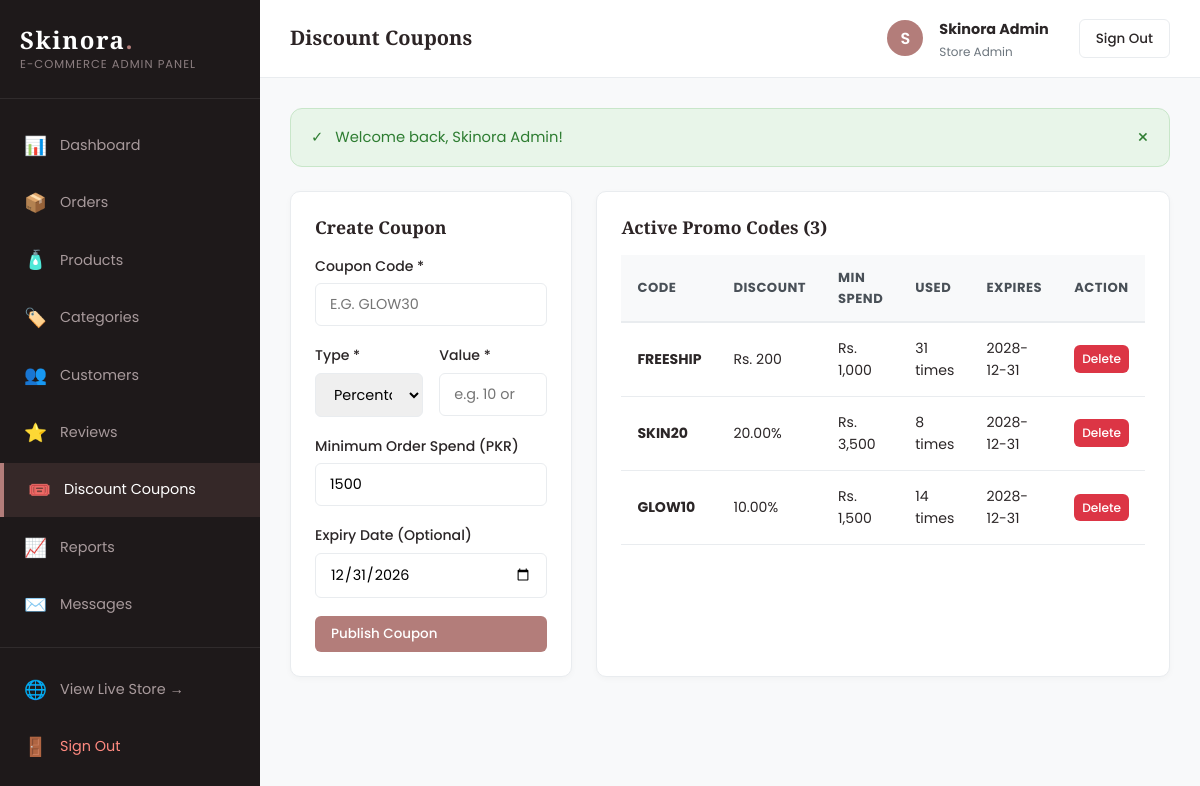
Page /admin/coupons.php (signed in) on the committed database.
### tables this page shows
CREATE TABLE `coupons` (
  `id` INT UNSIGNED AUTO_INCREMENT PRIMARY KEY,
  `code` VARCHAR(50) NOT NULL UNIQUE,
  `discount_type` ENUM('percent', 'fixed') NOT NULL DEFAULT 'percent',
  `discount_value` DECIMAL(10,2) NOT NULL,
  `min_spend` DECIMAL(10,2) NOT NULL DEFAULT 0.00,
  `max_discount` DECIMAL(10,2) NULL,
  `expiry_date` DATE NULL,
  `usage_limit` INT NULL,
  `usage_count` INT NOT NULL DEFAULT 0,
  `status` ENUM('active', 'inactive') NOT NULL DEFAULT 'active',
  `created_at` TIMESTAMP DEFAULT CURRENT_TIMESTAMP,
  INDEX `idx_coupon_code` (`code`)
);

### includes/csrf.php (called while the page is built, shortened)
<?php
function generateCsrfToken(): string {
    return $_SESSION['csrf_token'];
}

### admin/coupons.php (the view, shortened to what this page needs)
<?php
$db = getDBConnection();
$coupons = $db->query("SELECT * FROM coupons ORDER BY id DESC")->fetchAll();
require_once __DIR__ . '/includes/header.php';
?>
<div style="display: grid; grid-template-columns: 1fr 1.8fr; gap: 24px;">
    <div class="admin-card">
        <h3 class="admin-card-title" style="margin-bottom: 16px;">Create Coupon</h3>
        <form action="<?= BASE_URL ?>admin/coupons.php" method="POST">
            <div class="admin-form-group">
                <label class="admin-label">Coupon Code *</label>
                <input type="text" name="code" class="admin-input" placeholder="e.g. GLOW30" style="text-transform: uppercase;" required>
            </div>
            <div class="form-row">
                <div class="admin-form-group">
                    <label class="admin-label">Type *</label>
                    <select name="discount_type" class="admin-select">
                        <option value="percent">Percentage (%)</option>
                    </select>
                </div>
                <div class="admin-form-group">
                    <label class="admin-label">Value *</label>
                    <input type="number" step="0.01" name="discount_value" class="admin-input" placeholder="e.g. 10 or 300" required>
                </div>
            </div>
            <div class="admin-form-group">
                <label class="admin-label">Minimum Order Spend (PKR)</label>
                <input type="number" step="0.01" name="min_spend" class="admin-input" value="1500">
            </div>
            <div class="admin-form-group">
                <label class="admin-label">Expiry Date (Optional)</label>
                <input type="date" name="expiry_date" class="admin-input" value="<?= date('Y-12-31') ?>">
            </div>
            <button type="submit" class="btn-admin btn-admin-primary btn-block">Publish Coupon</button>
        </form>
    </div>
    <div class="admin-card">
        <h3 class="admin-card-title" style="margin-bottom: 16px;">Active Promo Codes (<?= count($coupons) ?>)</h3>
        <table class="admin-table">
            <thead>
                <tr>
                    <th>Code</th>
                    <th>Discount</th>
                    <th>Min Spend</th>
                    <th>Used</th>
                    <th>Expires</th>
                    <th>Action</th>
                </tr>
            </thead>
            <tbody>
                <?php foreach ($coupons as $c): ?>
                    <tr>
                        <td><strong><?= e($c['code']) ?></strong></td>
                        <td>
                            <?= $c['discount_type'] === 'percent' ? $c['discount_value'] . '%' : formatPrice($c['discount_value']) ?>
                        </td>
                        <td><?= formatPrice($c['min_spend']) ?></td>
                        <td><?= $c['usage_count'] ?> times</td>
                        <td><?= $c['expiry_date'] ?? 'Never' ?></td>
                        <td>
                            <a href="<?= BASE_URL ?>admin/coupons.php?delete=<?= $c['id'] ?>&csrf_token=<?= generateCsrfToken() ?>" class="btn-admin btn-admin-danger" style="padding: 4px 8px; font-size: 0.76rem;" onclick="return confirm('Delete coupon?');">Delete</a>
                        </td>
                    </tr>
                <?php endforeach; ?>
            </tbody>
        </table>
    </div>
</div>
<?php require_once __DIR__ . '/includes/footer.php'; ?>

### assets/css/style.css (style rules this page uses)
:root { --primary: #b37d7a; --primary-light: #e8b4b8; --primary-dark: #8c5b59; --rose-gold: #c59b97; --blush: #fceee9; --soft-beige: #f7f3ee; --cream: #fffdfa; --white: #ffffff; --dark-charcoal: #2c2425; --text-muted: #726264; --border-color: #ede4e0; --border-light: #f3ece8; --success: #2e7d32; --success-bg: #e8f5e9; --error: #d32f2f; --error-bg: #ffebee; --warning: #ed6c02; --warning-bg: #fff3e0; --info: #0288d1; --info-bg: #e1f5fe; --shadow-sm: 0 2px 8px rgba(179, 125, 122, 0.08); --shadow-md: 0 6px 20px rgba(179, 125, 122, 0.12); --shadow-lg: 0 12px 36px rgba(179, 125, 122, 0.16); --radius-sm: 6px; --radius-md: 12px; --radius-lg: 20px; --radius-pill: 50px; --transition: all 0.3s cubic-bezier(0.25, 0.8, 0.25, 1); }
*, *::before, *::after { margin: 0; padding: 0; box-sizing: border-box; }
html { font-size: 16px; scroll-behavior: smooth; }
body { font-family: 'Poppins', -apple-system, BlinkMacSystemFont, 'Segoe UI', Roboto, sans-serif; background-color: var(--cream); color: var(--dark-charcoal); line-height: 1.6; overflow-x: hidden; -webkit-font-smoothing: antialiased; }
h1, h2, h3, h4, h5, h6 { font-family: 'Playfair Display', Georgia, serif; font-weight: 600; color: var(--dark-charcoal); line-height: 1.3; }
a { color: inherit; text-decoration: none; transition: var(--transition); }
button, input, select, textarea { font-family: inherit; font-size: inherit; }
.btn-block { width: 100%; }
.form-row { display: grid; grid-template-columns: 1fr 1fr; gap: 16px; }

### assets/css/admin.css (style rules this page uses)
:root { --admin-bg: #f8f9fa; --admin-sidebar-bg: #1e191a; --admin-sidebar-active: #b37d7a; --admin-card-bg: #ffffff; --admin-text-main: #2b2627; --admin-text-muted: #6c757d; --admin-border: #e9ecef; --admin-primary: #b37d7a; --admin-success: #28a745; --admin-warning: #ffc107; --admin-danger: #dc3545; --admin-info: #17a2b8; }
body.admin-body { background-color: var(--admin-bg); color: var(--admin-text-main); font-family: 'Poppins', sans-serif; margin: 0; display: flex; min-height: 100vh; }
.admin-card { background: #ffffff; border: 1px solid var(--admin-border); border-radius: 10px; padding: 24px; margin-bottom: 30px; box-shadow: 0 2px 6px rgba(0,0,0,0.03); }
.admin-card-title { font-size: 1.1rem; font-weight: 600; margin: 0; }
.admin-table { width: 100%; border-collapse: collapse; }
.admin-table th { background: #f8f9fa; color: #495057; font-size: 0.82rem; text-transform: uppercase; letter-spacing: 0.5px; padding: 12px 16px; text-align: left; border-bottom: 2px solid var(--admin-border); }
.admin-table td { padding: 14px 16px; font-size: 0.88rem; border-bottom: 1px solid var(--admin-border); vertical-align: middle; }
.admin-form-group { margin-bottom: 18px; }
.admin-label { display: block; margin-bottom: 6px; font-size: 0.88rem; font-weight: 500; }
.admin-input, .admin-select, .admin-textarea { width: 100%; padding: 10px 14px; border: 1px solid var(--admin-border); border-radius: 6px; font-size: 0.9rem; box-sizing: border-box; }
.btn-admin { padding: 8px 16px; border-radius: 6px; font-size: 0.84rem; font-weight: 500; cursor: pointer; border: none; text-decoration: none; display: inline-flex; align-items: center; gap: 6px; }
.btn-admin-primary { background: var(--admin-primary); color: #fff; }
.btn-admin-danger { background: var(--admin-danger); color: #fff; }

### rows in the picture
coupons: code "FREESHIP", discount_value "Rs. 200", min_spend "Rs. 1,000", usage_count "31", expiry_date "2028-12-31"
coupons: code "SKIN20", discount_value "20.00", min_spend "Rs. 3,500", usage_count "8", expiry_date "2028-12-31"
coupons: code "GLOW10", discount_value "10.00", min_spend "Rs. 1,500", usage_count "14", expiry_date "2028-12-31"

### other values in the picture
$adminPageTitle "Discount Coupons"
substr($_SESSION['user_name'] ?? 'A', 0, 1) "S"
$_SESSION['user_name'] "Skinora Admin"
$icon "✓"
$flash['message'] "Welcome back, Skinora Admin!"
count($coupons) "3"
